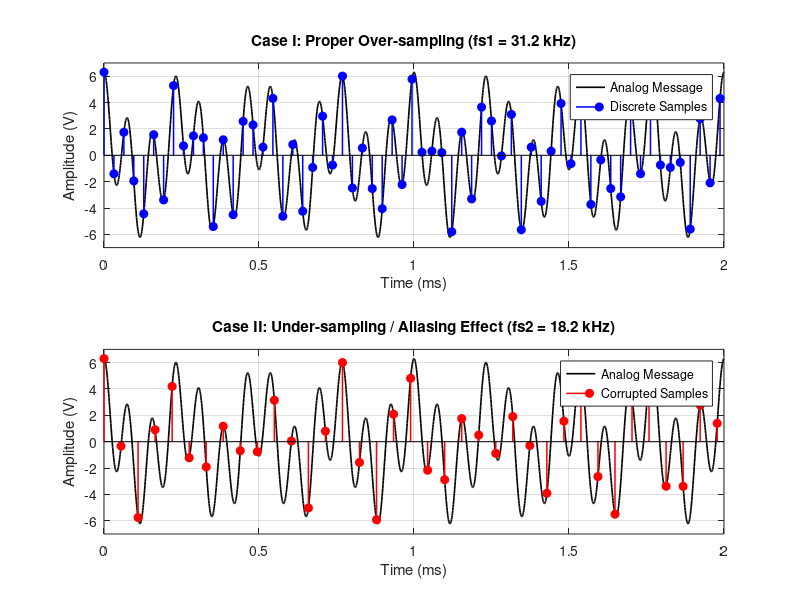
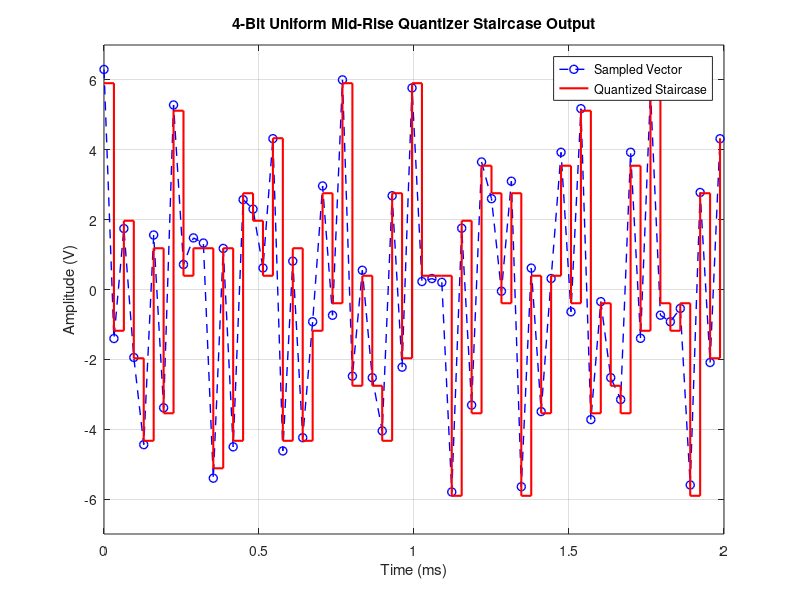
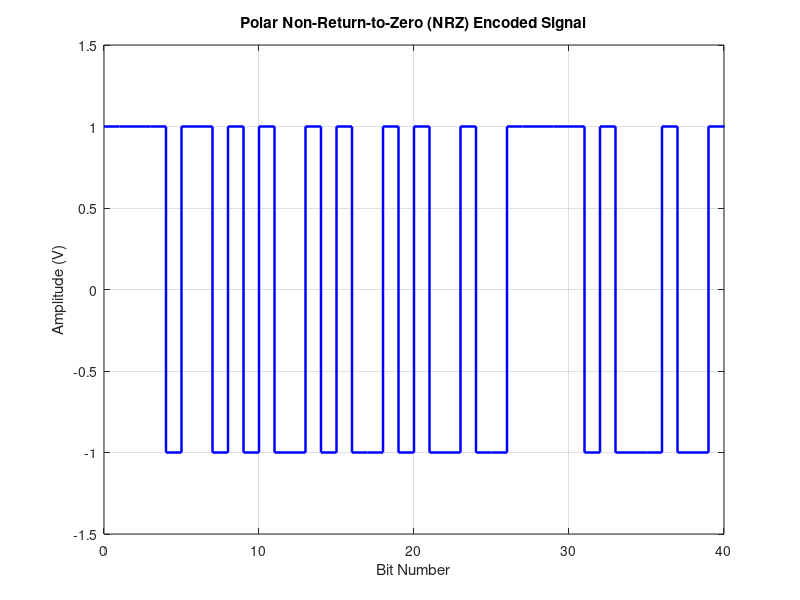

Source code (MATLAB) for these figures, in order:
% EE419 Assignment 2 - Part 3: Digital Communication Subsystems
% Strict Implementation for Student Parameters: W = 3, Z = 9, Y = 5
clear; clc; close all;

%% 1. Parameter Definitions (Strictly Personalized)
A1 = 2.6; f1 = 4e3;    % Component 1 parameters
A2 = 3.7; f2 = 13e3;   % Component 2 parameters

% Analog continuous baseline duration (2 ms to show cycles clearly)
t_analog = 0:1e-6:2e-3; 
m_analog = A1*cos(2*pi*f1*t_analog) + A2*cos(2*pi*f2*t_analog);

% Computed Frequency Parameters
fN  = 26e3;            % Nyquist Rate (2 * 13 kHz)
fs1 = 31.2e3;          % Case I: Over-sampling frequency (1.2 * fN)
fs2 = 18.2e3;          % Case II: Under-sampling frequency (0.7 * fN)

%% 2. Sampling Implementation
% Case I: Over-sampling Execution
t_sample1 = 0:(1/fs1):2e-3;
m_sample1 = A1*cos(2*pi*f1*t_sample1) + A2*cos(2*pi*f2*t_sample1);

% Case II: Under-sampling Execution
t_sample2 = 0:(1/fs2):2e-3;
m_sample2 = A1*cos(2*pi*f1*t_sample2) + A2*cos(2*pi*f2*t_sample2);

%% 3. Uniform Mid-Rise Quantization (4-Bit Configuration)
n = 4;
L = 2^n;               % L = 16 Levels
Vmax = A1 + A2;        % Vmax = 6.3 V
Vmin = -Vmax;          % Vmin = -6.3 V
delta = (Vmax - Vmin) / L;  % delta = 0.7875 V

% Define codebook mid-points and decision partition boundaries explicitly
codebook = (Vmin + delta/2) : delta : (Vmax - delta/2);
partition = (Vmin + delta) : delta : (Vmax - delta);

% Quantize the Over-sampled Signal Vector
[index, m_quantized] = quantiz(m_sample1, partition, codebook);

%% 4. Precise SQNR Calculation Metrics
signal_power = mean(m_sample1.^2);
quantization_noise = m_sample1 - m_quantized;
noise_power = mean(quantization_noise.^2);

SQNR_theoretical = 6.02 * n + 1.76;
SQNR_experimental = 10 * log10(signal_power / noise_power);

% Print verified parameters directly to the command window
fprintf('====================================================\n');
fprintf('        VERIFIED PERSONALIZED RESULTS (W=3, Z=9)     \n');
fprintf('====================================================\n');
fprintf('Theoretical SQNR Baseline    : %.2f dB\n', SQNR_theoretical);
fprintf('Unique Experimental Simulated SQNR: %.2f dB\n\n', SQNR_experimental);

%% 5. PCM Coding Sequence Generation
% Map indices to true binary matrix layout (left-msb)
binary_matrix = de2bi(index, n, 'left-msb');

fprintf('====================================================\n');
fprintf('      FIRST 10 QUANTIZED SAMPLES & TRUE CODEWORDS    \n');
fprintf('====================================================\n');
disp('First Ten Quantized Voltages (V):');
disp(m_quantized(1:10).');
disp('Corresponding 4-bit Binary Codewords:');
disp(binary_matrix(1:10, :));

%% 6. Polar NRZ Line Coding Modulator Block
bitstream = reshape(binary_matrix.', 1, []); % Flatten matrix to stream
num_bits = length(bitstream);

% Map bits according to Polar NRZ: 1 -> +1V, 0 -> -1V
nrz_levels = zeros(1, num_bits);
for b = 1:num_bits
    if bitstream(b) == 1
        nrz_levels(b) = 1;
    else
        nrz_levels(b) = -1;
    end
end

% Construct time-axis sequence for plotting sharp steps without triangles
bit_duration = 1; 
t_nrz = [];
waveform_nrz = [];
for i = 1:num_bits
    t_nrz = [t_nrz, (i-1)*bit_duration, i*bit_duration];
    waveform_nrz = [waveform_nrz, nrz_levels(i), nrz_levels(i)];
end

%% 7. Data Visualization Plot Panels
% --- Figure 1: Discrete Sampling Verification ---
figure('Name', 'Part 3: Sampling Processing', 'NumberTitle', 'off');
subplot(2,1,1);
plot(t_analog*1e3, m_analog, 'k-', 'LineWidth', 1.2); hold on;
stem(t_sample1*1e3, m_sample1, 'b', 'LineWidth', 1.1, 'MarkerFaceColor','b');
grid on; xlim([0 2]); ylim([-7 7]);
title('Case I: Proper Over-sampling (fs1 = 31.2 kHz)');
xlabel('Time (ms)'); ylabel('Amplitude (V)');
legend('Analog Message', 'Discrete Samples');

subplot(2,1,2);
plot(t_analog*1e3, m_analog, 'k-', 'LineWidth', 1.2); hold on;
stem(t_sample2*1e3, m_sample2, 'r', 'LineWidth', 1.1, 'MarkerFaceColor','r');
grid on; xlim([0 2]); ylim([-7 7]);
title('Case II: Under-sampling / Aliasing Effect (fs2 = 18.2 kHz)');
xlabel('Time (ms)'); ylabel('Amplitude (V)');
legend('Analog Message', 'Corrupted Samples');

% --- Figure 2: Quantization Grid Response ---
figure('Name', 'Part 3: Quantization Staircase', 'NumberTitle', 'off');
plot(t_sample1*1e3, m_sample1, 'b--o', 'LineWidth', 1.0); hold on;
stairs(t_sample1*1e3, m_quantized, 'r', 'LineWidth', 1.5);
grid on; xlim([0 2]); ylim([-7 7]);
title('4-Bit Uniform Mid-Rise Quantizer Staircase Output');
xlabel('Time (ms)'); ylabel('Amplitude (V)');
legend('Sampled Vector', 'Quantized Staircase');

% --- Figure 3: Line Coding Stream ---
figure('Name', 'Part 3: Polar NRZ Waveform', 'NumberTitle', 'off');
plot(t_nrz, waveform_nrz, 'b', 'LineWidth', 1.8);
grid on; xlim([0 40]); ylim([-1.5 1.5]);
title('Polar Non-Return-to-Zero (NRZ) Encoded Signal');
xlabel('Bit Number'); ylabel('Amplitude (V)');
